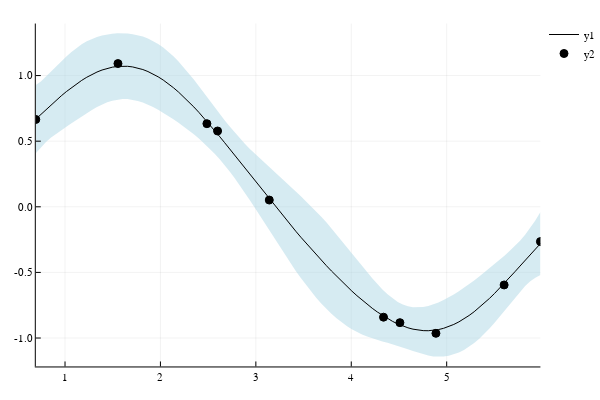

Notebook source saved alongside this figure:
### Code cell
x = 2π * rand(10)
y = sin.(x) + 0.1*rand(10)

# Set-up mean and kernel
se = SE(0.0, 0.0)
m = MeanZero()

# Construct and plot GP
gp = GP(x,y,m,se)
plot(gp)

### Figure 1 — Plotly figure (JSON) as saved in the notebook; plotly's stock layout.template omitted (floating-point values rounded to 4 significant figures; data arrays with more than 128 entries replaced by an {"elided": "..."} marker saying what was removed)
{"data": [{"colorbar": {"title": ""}, "fill": "tozeroy", "fillcolor": "rgba(173, 216, 230, 0.500)", "legendgroup": "y1", "line": {"color": "rgba(0, 0, 0, 1.000)", "dash": "solid", "shape": "linear", "width": 0}, "mode": "lines", "name": "y1", "showlegend": false, "type": "scatter", "x": {"elided": "200 float values"}, "xaxis": "x1", "y": {"elided": "200 float values"}, "yaxis": "y1", "zmax": null, "zmin": null}, {"colorbar": {"title": ""}, "legendgroup": "y1", "line": {"color": "rgba(0, 0, 0, 1.000)", "dash": "solid", "shape": "linear", "width": 1}, "mode": "lines", "name": "y1", "showlegend": true, "type": "scatter", "x": [0.6938, 0.7472, 0.8007, 0.8541, 0.9075, 0.9609, 1.014, 1.068, 1.121, 1.175, 1.228, 1.281, 1.335, 1.388, 1.442, 1.495, 1.549, 1.602, 1.655, 1.709, 1.762, 1.816, 1.869, 1.923, 1.976, 2.029, 2.083, 2.136, 2.19, 2.243, 2.296, 2.35, 2.403, 2.457, 2.51, 2.564, 2.617, 2.67, 2.724, 2.777, 2.831, 2.884, 2.938, 2.991, 3.044, 3.098, 3.151, 3.205, 3.258, 3.311, 3.365, 3.418, 3.472, 3.525, 3.579, 3.632, 3.685, 3.739, 3.792, 3.846, 3.899, 3.953, 4.006, 4.059, 4.113, 4.166, 4.22, 4.273, 4.327, 4.38, 4.433, 4.487, 4.54, 4.594, 4.647, 4.7, 4.754, 4.807, 4.861, 4.914, 4.968, 5.021, 5.074, 5.128, 5.181, 5.235, 5.288, 5.342, 5.395, 5.448, 5.502, 5.555, 5.609, 5.662, 5.715, 5.769, 5.822, 5.876, 5.929, 5.983], "xaxis": "x1", "y": [0.6681, 0.705, 0.7415, 0.7773, 0.8121, 0.8457, 0.8779, 0.9084, 0.9369, 0.9632, 0.9871, 1.008, 1.027, 1.042, 1.055, 1.064, 1.07, 1.072, 1.071, 1.066, 1.058, 1.046, 1.031, 1.012, 0.9906, 0.9658, 0.9381, 0.9075, 0.8743, 0.8387, 0.8009, 0.761, 0.7194, 0.6761, 0.6314, 0.5855, 0.5385, 0.4908, 0.4424, 0.3935, 0.3444, 0.295, 0.2456, 0.1963, 0.1471, 0.09819, 0.04961, 0.001433, -0.04628, -0.0935, -0.1402, -0.1862, -0.2317, -0.2765, -0.3206, -0.364, -0.4066, -0.4483, -0.4892, -0.5291, -0.568, -0.6057, -0.6422, -0.6773, -0.7109, -0.743, -0.7732, -0.8015, -0.8278, -0.8518, -0.8733, -0.8924, -0.9086, -0.922, -0.9324, -0.9397, -0.9437, -0.9444, -0.9417, -0.9355, -0.926, -0.913, -0.8966, -0.877, -0.8542, -0.8283, -0.7996, -0.7682, -0.7343, -0.6983, -0.6603, -0.6206, -0.5796, -0.5375, -0.4947, -0.4515, -0.4081, -0.365, -0.3223, -0.2804], "yaxis": "y1", "zmax": null, "zmin": null}, {"colorbar": {"title": ""}, "legendgroup": "y2", "marker": {"color": "rgba(0, 0, 0, 1.000)", "line": {"color": "rgba(0, 0, 0, 1.000)", "width": 1}, "size": 8, "symbol": "circle"}, "mode": "markers", "name": "y2", "showlegend": true, "type": "scatter", "x": [2.599, 1.555, 2.487, 5.983, 3.141, 5.602, 4.51, 0.6938, 4.338, 4.887], "xaxis": "x1", "y": [0.5777, 1.091, 0.6335, -0.2651, 0.05156, -0.5957, -0.8829, 0.6657, -0.8411, -0.9641], "yaxis": "y1", "zmax": null, "zmin": null}], "layout": {"annotations": [], "height": 400, "legend": {"bgcolor": "rgba(255, 255, 255, 1.000)", "bordercolor": "rgba(0, 0, 0, 1.000)", "font": {"color": "rgba(0, 0, 0, 1.000)", "family": "sans-serif", "size": 11}, "tracegroupgap": 0, "x": 1, "y": 1}, "margin": {"b": 20, "l": 0, "r": 0, "t": 20}, "paper_bgcolor": "rgba(255, 255, 255, 1.000)", "plot_bgcolor": "rgba(255, 255, 255, 1.000)", "showlegend": true, "width": 600, "xaxis": {"anchor": "y1", "domain": [0.06582, 0.9934], "gridcolor": "rgba(0, 0, 0, 0.100)", "gridwidth": 0.5, "linecolor": "rgba(0, 0, 0, 1.000)", "mirror": false, "range": [0.6938, 5.983], "showgrid": true, "showline": true, "showticklabels": true, "tickangle": 0, "tickcolor": "rgb(0, 0, 0)", "tickfont": {"color": "rgba(0, 0, 0, 1.000)", "family": "sans-serif", "size": 11}, "tickmode": "array", "ticks": "inside", "ticktext": ["1", "2", "3", "4", "5"], "tickvals": [1, 2, 3, 4, 5], "title": "", "titlefont": {"color": "rgba(0, 0, 0, 1.000)", "family": "sans-serif", "size": 15}, "type": "-", "visible": true, "zeroline": false, "zerolinecolor": "rgba(0, 0, 0, 1.000)"}, "yaxis": {"anchor": "x1", "domain": [0.03762, 0.9902], "gridcolor": "rgba(0, 0, 0, 0.100)", "gridwidth": 0.5, "linecolor": "rgba(0, 0, 0, 1.000)", "mirror": false, "range": [-1.217, 1.396], "showgrid": true, "showline": true, "showticklabels": true, "tickangle": 0, "tickcolor": "rgb(0, 0, 0)", "tickfont": {"color": "rgba(0, 0, 0, 1.000)", "family": "sans-serif", "size": 11}, "tickmode": "array", "ticks": "inside", "ticktext": ["-1.0", "-0.5", "0.0", "0.5", "1.0"], "tickvals": [-1, -0.5, 0, 0.5, 1], "title": "", "titlefont": {"color": "rgba(0, 0, 0, 1.000)", "family": "sans-serif", "size": 15}, "type": "-", "visible": true, "zeroline": false, "zerolinecolor": "rgba(0, 0, 0, 1.000)"}}}
